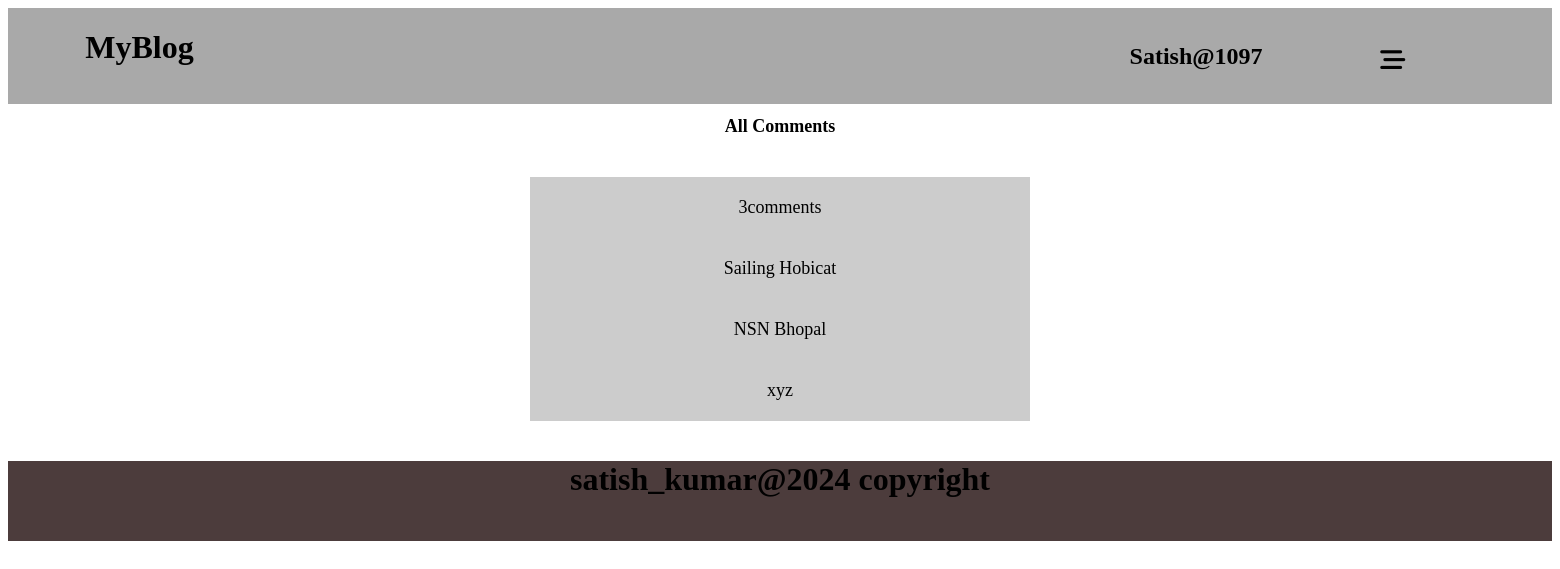
The app's page /viewcomment/2 (signed in) with its own data.
### blog/models.py (models this page shows, shortened)
class Comment(models.Model):
    post=models.ForeignKey(Post,on_delete=models.CASCADE)
    author=models.ForeignKey(User,on_delete=models.CASCADE)
    text=models.CharField(max_length=1000)
    created_date=models.DateField(default=datetime.date.today)

### blog/views.py (the view)
# urls.py: path('viewcomment/<int:post_id>',views.viewcomment,name='viewcomment'),
def viewcomment(req,post_id):
    comments=Comment.objects.filter(post__id=post_id)
    comment_count=comments.count()
    return render(req,'Comments.html',{'comments':comments,'comment_count':comment_count})

### blog/templates/Comments.html
{% extends "base.html" %}
{% block container %}
<div class="comments">
    <h1>All Comments</h1>
    <div class="comment">
        <li>{{comment_count}}comments</li>
        {% for i in comments %}
        <li>{{i.text}}</li>
        {% endfor %}
    </div>
</div>
{% endblock %}

### blog/templates/base.html (shortened to what this page needs)
{% block header %}
{% load static %}
<!DOCTYPE html>
<html lang="en">
<head>
    <link rel="stylesheet" href="{% static 'css/style.css' %}">
</head>
<body>
    <div class="nav">
        <div class="logo">
            <h1>MyBlog</h1>
        </div>
        <div class="Account">
            {% if user.is_authenticated %}
            <h2>{{user.username}}</h2>
            <button onclick="openmenu()" ><i class="fa-solid fa-bars-staggered" id="icon"></i></button>
            {% else %}
            <a href="Register"><i class="fa-solid fa-user"></i></a>
            {% endif %}
        </div>
    </div>
    {% endblock header %}
    {% block container %}{% endblock container %}
    {% block footer %}
    <div class="footer">
    <h1>satish_kumar@2024 copyright</h1>
    </div>
</body>
</html>
{% endblock footer %}

### blog/static/css/style.css (style rules this page uses)
body { overflow-x: hidden; }
.nav { height: 12vh; width: 100%; background-color: darkgray; display: flex; justify-content: space-between; }
.nav .logo { margin-left: 5%; }
.nav .Account i { font-size: 25px; margin-top: 25px; margin-right: 100px; color: black; }
.nav .Account h2 { color: black; margin-right: 30px; }
.nav .Account { align-items: center; display: flex; justify-content: space-around; width: 30%; margin-left: 200px; }
.nav .Account button { border: 0px; outline: 0px; background-color: transparent; font-size: 25px; cursor: pointer; }
.nav .Account button i { margin-top: 10px; text-align: center; }
.footer { width: 100%; height: 10vh; background-color: #4c3c3c; text-align: center; }
.comments { width: 100%; background-color: #ffff; }
.comments h1 { font-size: 18px; text-align: center; }
.comments .comment { max-width: 500px; margin: 40px auto; background-color: #ccc; text-align: center; }
.comments .comment li { list-style: none; font-size: 18px; padding: 20px; }

### records on screen
Comment: text "Sailing Hobicat"
Comment: text "NSN Bhopal"
Comment: text "xyz"

### other values on screen
{{ user.username }} "Satish@1097"
{{ comment_count }} "3"
